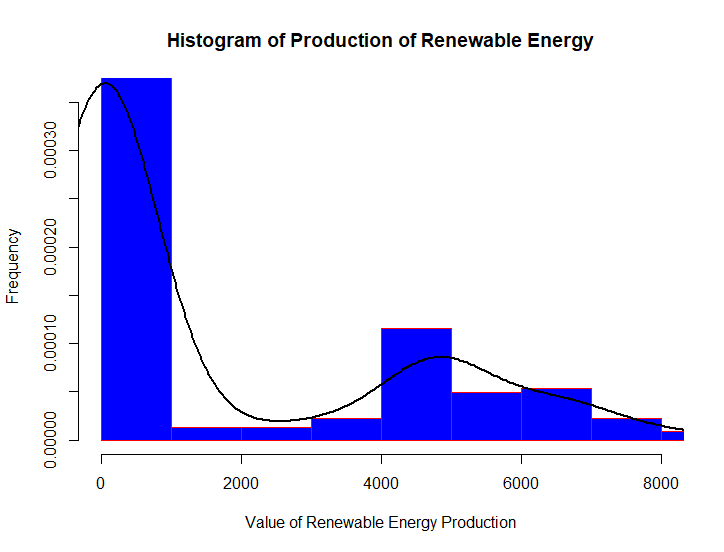

R code for this plot:
hist(filtered_df$Value,
     main = "Histogram of Production of Renewable Energy",
     xlab = "Value of Renewable Energy Production",
     ylab = "Frequency",
     xlim=c(0,8000),
     ylim=c(0,0.00036),
     col = "blue",
     border = "red",
     
     probability = TRUE)
lines(density(filtered_df$Value), col = "black", lwd = 2)
